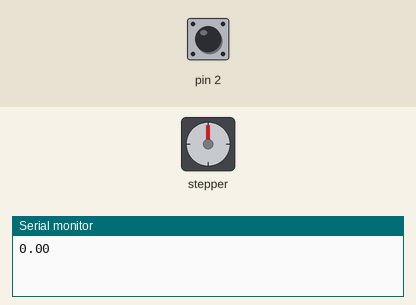
The sketch below on a simulated Arduino Uno, built with avr-gcc and run on an emulated ATmega328P. Parts: stepper motor, the last lines printed to the serial monitor. Wiring (inferred from the names in the program): stepper motor driver (200 steps per turn assumed): step pin 5; direction pin 4. Inputs (shaded band) come from the test bench; at power-on: pin 2 HIGH.

Above: at 0.46 s.
At 10.22 s:
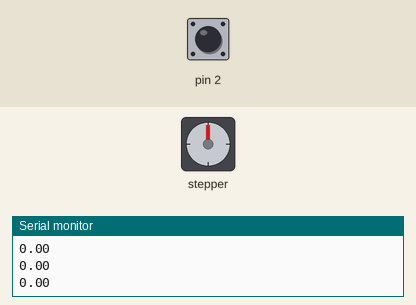
At 19.99 s:
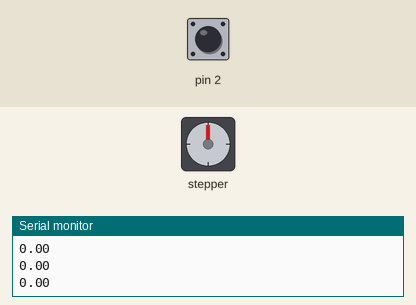
At 39.51 s:
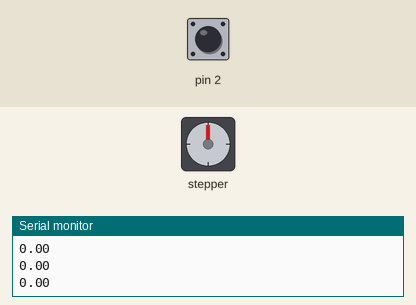
Timing chart, 0 to 40.0 s (numbered marks = the images above):
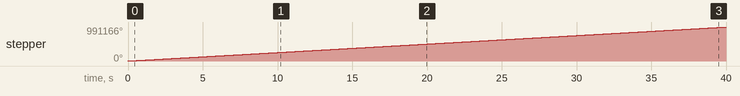

Measured:
- by itself, stepper: keeps turning clockwise at about 24792°/s

The sketch:

stepper.ino
```cpp
#define dirPin 4
#define stepPin 5
#define delay_time 65
long start;
long finall;
long durring;
long pulse;

void setup() {
  Serial.begin(9600);
  // Declare pins as output:
  pinMode(stepPin, OUTPUT);
  pinMode(dirPin, OUTPUT);
  // Set the spinning direction CW/CCW:
  digitalWrite(dirPin, HIGH);
  pinMode(2, INPUT_PULLUP);
  attachInterrupt(digitalPinToInterrupt(2), blink, RISING);
}
void loop() {
  start = micros();
  for(int i=0; i<1600*2; i++){
    // These four lines result in 1 step:
    digitalWrite(stepPin, HIGH);
    delayMicroseconds(delay_time/2);
    digitalWrite(stepPin, LOW);
    delayMicroseconds(delay_time/2);
  }
  finall = micros();
  //Serial.println(durring);
  durring = (finall-start);
  Serial.println(pulse*1.0/durring*37500);
  pulse = 0.0;
  //delay(1000);
}
void blink() {
  pulse ++;
}
```
